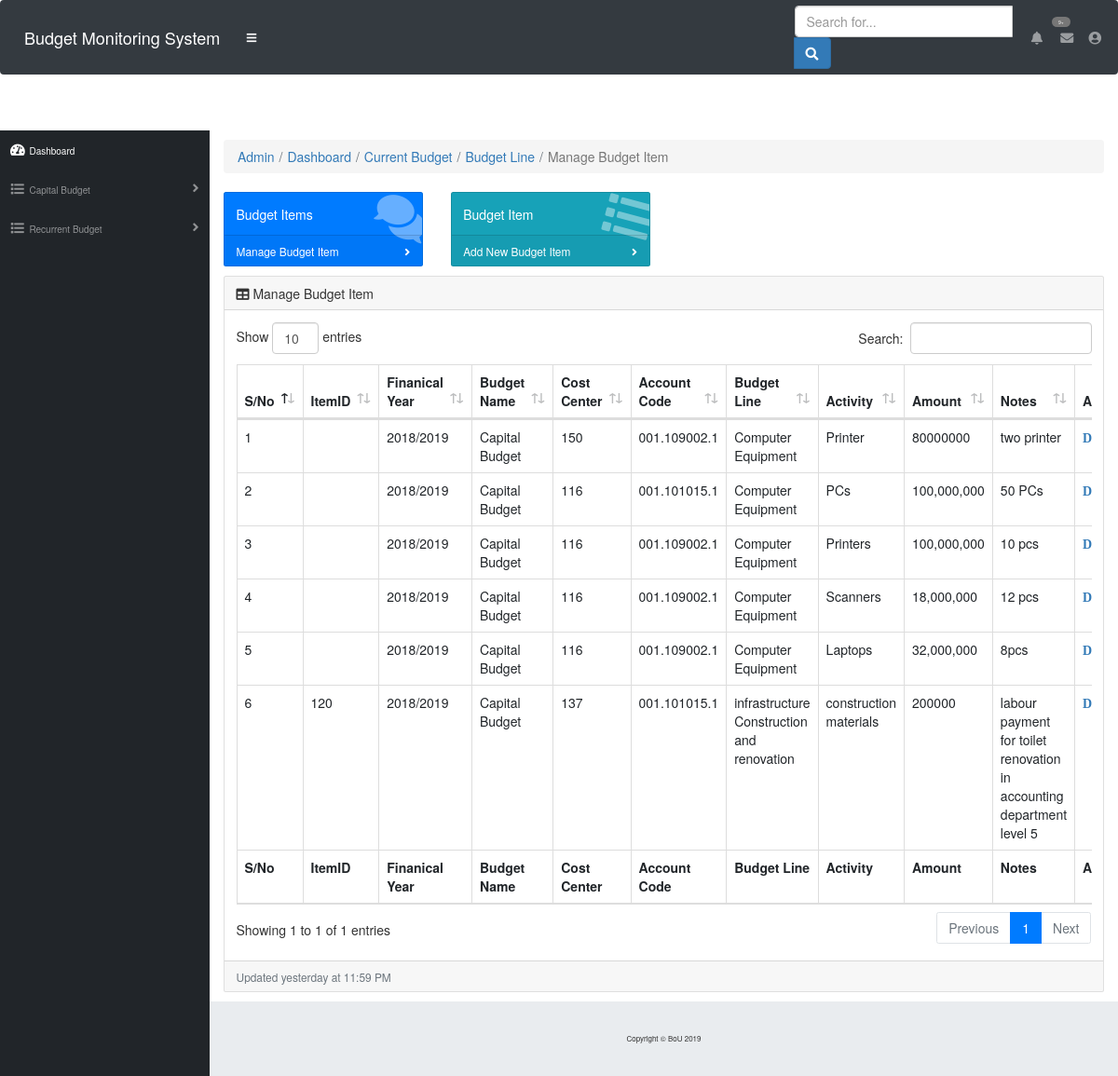
The page /BudgetViewer/ManageBudgetItem.php on the database its author committed.
### tables this page shows
CREATE TABLE `budget_item` (
  `id` int(11) NOT NULL,
  `ItemID` varchar(200) NOT NULL,
  `Financial_year` varchar(250) NOT NULL,
  `BudgetName` varchar(250) NOT NULL,
  `CostCenter` varchar(250) NOT NULL,
  `AccountCode` varchar(250) NOT NULL,
  `Budgetline` varchar(250) NOT NULL,
  `Activity` varchar(250) NOT NULL,
  `Amount` varchar(250) NOT NULL,
  `Notes` varchar(250) NOT NULL,
  `PostingDate` timestamp NOT NULL DEFAULT CURRENT_TIMESTAMP
);

### BudgetViewer/ManageBudgetItem.php (the view, shortened to what this page needs)
 <?php
 include('include/mainheader.php');
  include('include/config.php');
?>
<div id="content-wrapper">
      <div class="container-fluid">
        <ol class="breadcrumb">
          <li class="breadcrumb-item">
            <a href="dashboard.php">Admin </a></li>
            <a href="dashboard.php" class="breadcrumb-item ">Dashboard </a>
            <a href="currentbudget.php" class="breadcrumb-item ">Current Budget </a>
            <a href="budgetLine.php" class="breadcrumb-item ">Budget Line </a>
          <li class="breadcrumb-item active">Manage Budget Item</li>
        </ol>
        <div class="row">
          <div class="col-xl-3 col-sm-6 mb-3">
            <div class="card text-white bg-primary o-hidden h-100">
              <div class="card-body">
                <div class="card-body-icon">
                  <i class="fas fa-fw fa-comments"></i>
                </div>
                <div class="mr-5">Budget Items</div>
              </div>
              <a class="card-footer text-white clearfix small z-1"
              href="">
                <span class="float-left">Manage Budget Item</span>
                <span class="float-right">
                  <i class="fas fa-angle-right"></i>
                </span>
              </a>
            </div>
          </div>
          <div class="col-xl-3 col-sm-6 mb-3">
            <div class="card text-white bg-info o-hidden h-100">
              <div class="card-body">
                <div class="card-body-icon">
                  <i class="fas fa-fw fa-list"></i>
                </div>
                <div class="mr-5"> Budget Item</div>
              </div>
              <a class="card-footer text-white clearfix small z-1" href="addBudgetItem.php">
                <span class="float-left">Add New Budget Item  </span>
                <span class="float-right">
                  <i class="fas fa-angle-right"></i>
                </span>
              </a>
            </div>
          </div>
        </div>
        <div class="card mb-3">
          <div class="card-header">
            <i class="fas fa-table"></i>
            Manage Budget Item</div>
          <div class="card-body">
            <div class="table-responsive">
              <table class="table table-bordered" id="dataTable" width="100%" cellspacing="0">
                <thead>
                  <tr>
                    <th>S/No</th>
                    <th>ItemID</th>
                    <th>Finanical Year</th>
                    <th>Budget Name</th>
                    <th>Cost Center </th>
                    <th>Account Code</th>
                    <th>Budget Line</th>
                    <th>Activity</th>
                    <th>Amount</th>
                    <th>Notes</th>
                    <th>Action</th>
                  </tr>
                </thead>
                <tfoot>
                  <tr>
                   <th>S/No</th>
                    <th>ItemID</th>
                    <th>Finanical Year</th>
                    <th>Budget Name</th>
                    <th>Cost Center </th>
                    <th>Account Code</th>
                    <th>Budget Line</th>
                    <th>Activity</th>
                    <th>Amount</th>
                    <th>Notes</th>
                    <th>Action</th>
                  </tr>
                </tfoot>
                  <?php
                  $result =mysqli_query($db, "SELECT * from budget_item");
                  $count =1;
                  while ($rows=mysqli_fetch_array($result)){?>
                 <tbody>
                  <tr>
                  <td><?php echo $count; ?></td>
                  <td><?php echo $rows['ItemID'];?></td>
                  <td><?php echo $rows['Financial_year'];?></td>
                  <td><?php echo $rows['BudgetName'];?></td>
                  <td><?php echo $rows['CostCenter'];?> </td>
                  <td><?php echo $rows['AccountCode'];?></td>
                  <td><?php echo $rows['Budgetline'];?></td>
                  <td><?php echo $rows['Activity'];?></td>
                  <td><?php echo $rows['Amount'];?></td>
                  <td><?php echo $rows['Notes'];?></td>
                  <td>
                    <a href="ManageBudgetItem.php?id=<?php echo $row['id'];?>" onclick="return confirm('Are you sure you want you delete')" <i class="fa fa-delete">Delete</i></a>
                  </td>
                 </tr></tbody>
                   <?php $count= $count+1;}?>
              </table>
            </div>
          </div>
          <div class="card-footer small text-muted">Updated yesterday at 11:59 PM</div>
        </div>
      </div>
      <footer class="sticky-footer">
        <div class="container my-auto">
          <div class="copyright text-center my-auto">
            <span>Copyright © BoU 2019</span>
          </div>
        </div>
      </footer>
    </div>

### BudgetViewer/include/mainheader.php (shortened to what this page needs)
<!DOCTYPE html>
<html lang="en">
<head>
  <link href="vendor/fontawesome-free/css/all.min.css" rel="stylesheet" type="text/css">
  <link href="vendor/datatables/dataTables.bootstrap4.css" rel="stylesheet">
  <link href="css/sb-admin.css" rel="stylesheet">
  <link href="css/bootstrap.min.css" rel="stylesheet">
</head>
<body id="page-top">
  <nav class="navbar navbar-expand navbar-dark bg-dark fixed-top">
    <a class="navbar-brand mr-1" href="index.html">Budget Monitoring System</a>
    <button class="btn btn-link btn-sm text-white order-1 order-sm-0" id="sidebarToggle" href="#">
      <i class="fas fa-bars"></i>
    </button>
    <form class="d-none d-md-inline-block form-inline ml-auto mr-0 mr-md-3 my-2 my-md-0">
      <div class="input-group">
        <input type="text" class="form-control" placeholder="Search for..." aria-label="Search" aria-describedby="basic-addon2">
        <div class="input-group-append">
          <button class="btn btn-primary" type="button">
            <i class="fas fa-search"></i>
          </button>
        </div>
      </div>
    </form>
    <ul class="navbar-nav ml-auto ml-md-0">
      <li class="nav-item dropdown no-arrow mx-1">
        <a class="nav-link dropdown-toggle" href="#" id="alertsDropdown" role="button" data-toggle="dropdown" aria-haspopup="true" aria-expanded="false">
          <i class="fas fa-bell fa-fw"></i>
          <span class="badge badge-danger">9+</span>
        </a>
      </li>
      <li class="nav-item dropdown no-arrow mx-1">
        <a class="nav-link dropdown-toggle" href="#" id="messagesDropdown" role="button" data-toggle="dropdown" aria-haspopup="true" aria-expanded="false">
          <i class="fas fa-envelope fa-fw"></i>
        </a>
      </li>
      <li class="nav-item dropdown no-arrow">
        <a class="nav-link dropdown-toggle" href="#" id="userDropdown" role="button" data-toggle="dropdown" aria-haspopup="true" aria-expanded="false">
          <i class="fas fa-user-circle fa-fw"></i>
        </a>
      </li>
    </ul>
  </nav>
<br><br>
  <div id="wrapper">
    <ul class="sidebar navbar-nav">
      <li class="nav-item active">
        <a class="nav-link" href="dashboard.php">
          <i class="fas fa-fw fa-tachometer-alt"></i>
          <span>Dashboard</span>
        </a>
      </li>
   <li class="nav-item dropdown">
         <a class="nav-link dropdown-toggle" href="#" id="pagesDropdown" role="button" data-toggle="dropdown" aria-haspopup="true" aria-expanded="false">
          <i class="fas fa-fw fa-list"></i>
          <span>Capital Budget</span>
        </a>
   </li>
    <li class="nav-item dropdown">
        <a class="nav-link dropdown-toggle" href="#" id="pagesDropdown" role="button" data-toggle="dropdown" aria-haspopup="true" aria-expanded="false">
          <i class="fas fa-fw fa-list"></i>
          <span>Recurrent Budget</span>
        </a>
   </li>
    </ul>
</body>
</html>

### rows shown on the page
budget_item: Financial_year "2018/2019", BudgetName "Capital Budget", CostCenter "150", AccountCode "001.109002.1", Budgetline "Computer Equipment", Activity "Printer", Amount "80000000", Notes "two printer"
budget_item: Financial_year "2018/2019", BudgetName "Capital Budget", CostCenter "116", AccountCode "001.101015.1", Budgetline "Computer Equipment", Activity "PCs", Amount "100,000,000", Notes "50 PCs"
budget_item: Financial_year "2018/2019", BudgetName "Capital Budget", CostCenter "116", AccountCode "001.109002.1", Budgetline "Computer Equipment", Activity "Printers", Amount "100,000,000", Notes "10 pcs"
budget_item: Financial_year "2018/2019", BudgetName "Capital Budget", CostCenter "116", AccountCode "001.109002.1", Budgetline "Computer Equipment", Activity "Scanners", Amount "18,000,000", Notes "12 pcs"
budget_item: Financial_year "2018/2019", BudgetName "Capital Budget", CostCenter "116", AccountCode "001.109002.1", Budgetline "Computer Equipment", Activity "Laptops", Amount "32,000,000", Notes "8pcs"
budget_item: ItemID "120", Financial_year "2018/2019", BudgetName "Capital Budget", CostCenter "137", AccountCode "001.101015.1", Budgetline "infrastructure Construction and renovation", Activity "construction materials", Amount "200000", Notes "labour payment for toilet renovation in accounting department level 5"
